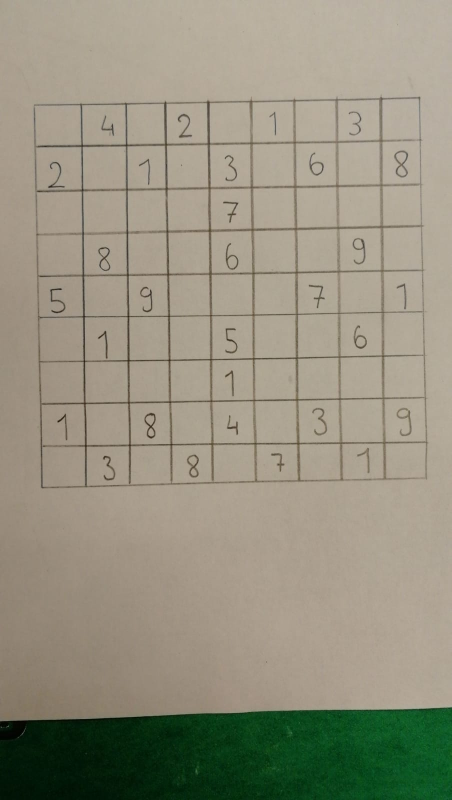
#> input picture exemples/exemple_main2.jpg, 903 x 1600 px, found by its file name (shown at 1/2 size)
$ python Reconnaissance_image.py
#> lines starting #> are read from the running program, lines starting #| are printed output that depends on the picture; after the words box and inside, x2 and y2 are one past the last pixel; in counts of white or black regions, pixels touching at a corner belong together
import cv2
#import operator
import numpy as np
from matplotlib import pyplot as plt

# [14 lines left out: functions affiche_image, affiche_chiffres, not called in this run]


def pre_traitement(image,dilatation = True):
    """On utilise un flou gaussien, un seuil adaptif et une dilatation
     pour expliciter au mieux les informations de l'image"""
    #On effectue un flou gaussien
    res = cv2.GaussianBlur(image.copy(),(9,9),0)

    #On utilise un seuil adaptatif pour contraster l'image, ce seuil dépends des 11 pixels les plus proches
    res = cv2.adaptiveThreshold(res, 255, cv2.ADAPTIVE_THRESH_GAUSSIAN_C, cv2.THRESH_BINARY, 11, 2)

    #On inverse les couleurs pour appliquer la dilatation
    res = cv2.bitwise_not(res,res)

    #On dilate l'image
    if dilatation:
        kernel = np.array([[0., 1., 0.], [1., 1., 1.], [0., 1., 0.]], np.uint8)
        res = cv2.dilate(res, kernel)
    return res

def trouve_coins_polygone_max(img):
    """Trouve les 4 coins du contour le plus large de l'image, donc ici les 4 coins de la grille"""
    contours , _ = cv2.findContours(img.copy(), cv2.RETR_EXTERNAL, cv2.CHAIN_APPROX_SIMPLE) #Trouve les contours
    contours = sorted(contours, key = cv2.contourArea, reverse = True) #On trie les contours par aires décroissante
    polygone = contours[0] #On récupère le polygone le plus spacieux

    #Pour trouver les coordonnées des coins, on peut procéder comme suit :
    #Coin en bas à droite (x,y) on maximie x+y
    #Coin en haut à gauche (x,y) on minimise x+y
    #Coin en bas à gauche (x,y) on minimise x-y
    #Coin en haut à gauche (x,y) on maximise x+y

    bas_droit , _ = max(enumerate([pt[0][0] + pt[0][1] for pt in polygone]), key=operator.itemgetter(1))
    haut_gauche , _ = min(enumerate([pt[0][0] + pt[0][1] for pt in polygone]), key=operator.itemgetter(1))
    bas_gauche , _ = min(enumerate([pt[0][0] - pt[0][1] for pt in polygone]), key=operator.itemgetter(1))
    haut_droit , _ = max(enumerate([pt[0][0] - pt[0][1] for pt in polygone]), key=operator.itemgetter(1))

    #On a utilisé key = operator.itemgetter pour retrouver les indices correspondants

    return [polygone[haut_gauche][0], polygone[haut_droit][0], polygone[bas_droit][0], polygone[bas_gauche][0]]

# [37 lines left out: functions distance_entre, redimensionne, creation_grille, not called in this run]

def coupe_rect(img,rect):
    """Coupe un rectangle dans l'image à partir du coin haut gauche et du coin bas droit"""
    return img[int(rect[0][1]):int(rect[1][1]), int(rect[0][0]):int(rect[1][0])]

# [118 lines left out: functions echelonne_centre, trouve_plus_gros_bloc, extraction_chiffre, obtention_chiffres, contraste_max, not called in this run]

def grille_extraite(path):
#> called with path = 'exemples\\exemple_main2.jpg'
    original = cv2.imread(path, cv2.IMREAD_GRAYSCALE)
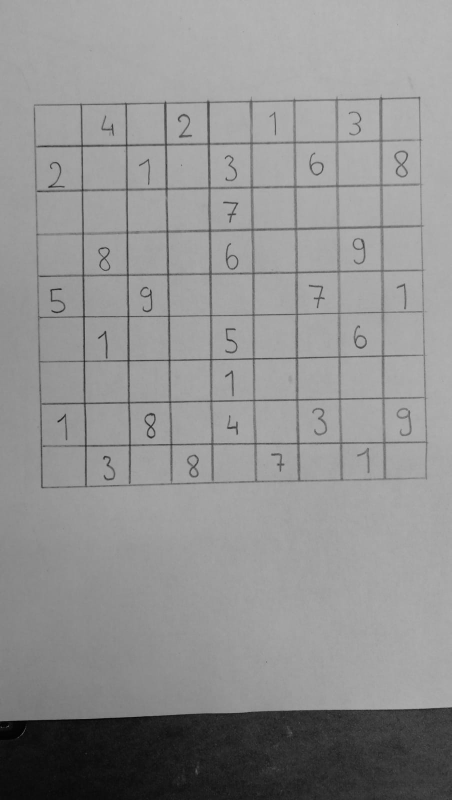
#> original: shape (1600, 903) (shown at 1/2 size); min 0, max 187, mean 145.1
    traitee = pre_traitement(original)
#> in pre_traitement, `res = cv2.adaptiveThreshold(res, 255, cv2.ADAPTIVE_THRESH_GAUSSIAN_C, ..`:
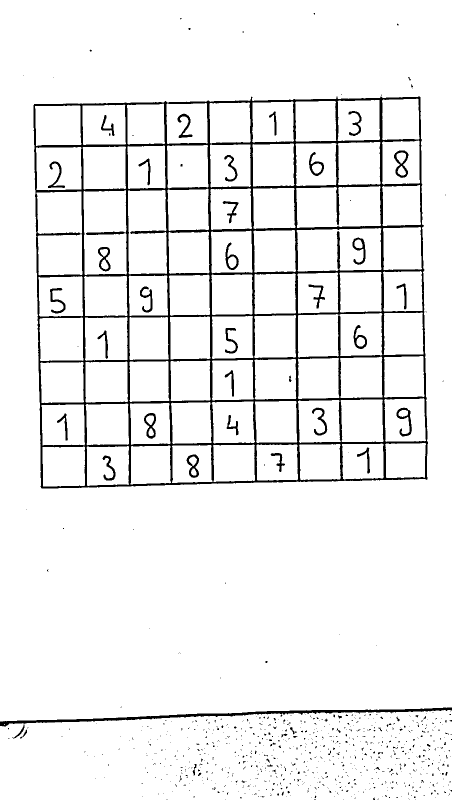
#> res: shape (1600, 903) (shown at 1/2 size); 94% white; 846 black regions (791 under 20 px), largest, box (x1, y1, x2, y2) and area: (67, 193, 856, 977) 65243, (0, 1415, 903, 1453) 4919, (788, 301, 817, 356) 596
#> in pre_traitement, `res = cv2.bitwise_not(res,res)`:
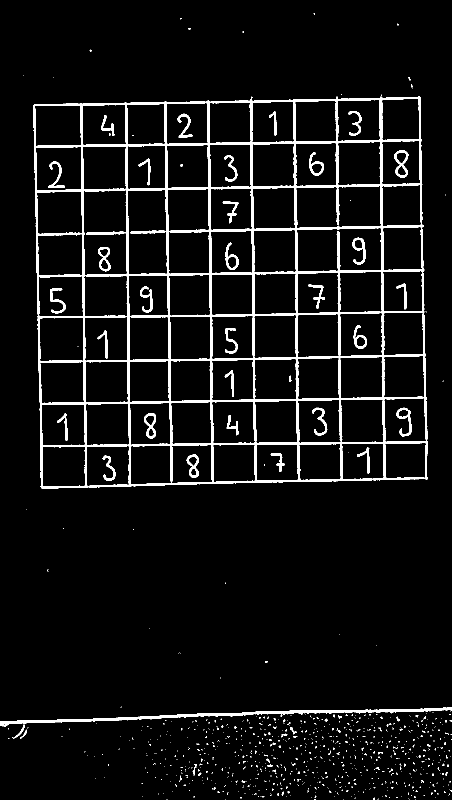
#> res: shape (1600, 903) (shown at 1/2 size); 6% white; 846 white regions (791 under 20 px), largest, box (x1, y1, x2, y2) and area: (67, 193, 856, 977) 65243, (0, 1415, 903, 1453) 4919, (788, 301, 817, 356) 596
#> in pre_traitement, `res = cv2.dilate(res, kernel)`:
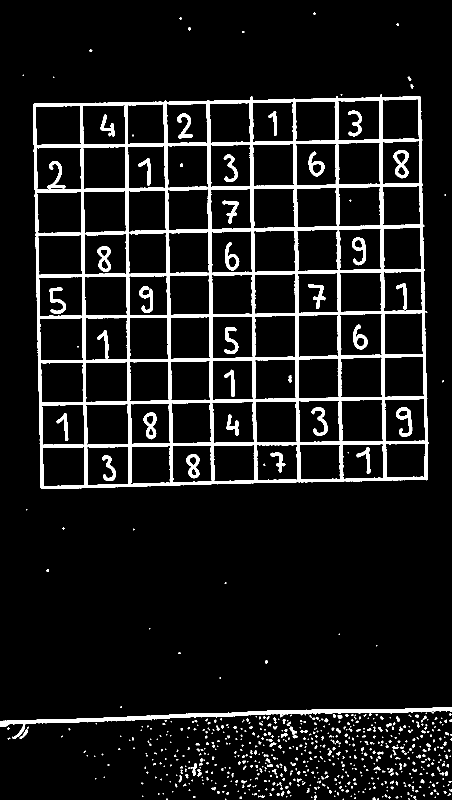
#> res: shape (1600, 903) (shown at 1/2 size); 9% white; 718 white regions (499 under 20 px)
    coins = trouve_coins_polygone_max(traitee)
#> in trouve_coins_polygone_max, `contours , _ = cv2.findContours(img.copy(), cv2.RETR_EXTERNAL, cv2.CHA..`: contours = 681 contours, 607 with area under 20; largest, box (x1, y1, x2, y2) and area: (66, 188, 857, 978) 593848, (0, 1414, 903, 1478) 5992, (384, 1527, 394, 1552) 94, (579, 1453, 594, 1470) 85, (39, 1458, 55, 1478) 82
#> in trouve_coins_polygone_max, `polygone = contours[0]`: polygone = contour of 617 points, box (x1, y1, x2, y2) (66, 188, 857, 978), area 593848
    rognee = redimensionne(original,coins)
    carres = creation_grille(rognee)
    chiffres = obtention_chiffres(rognee, carres, 28) #28 pour avoir un bonne taille pour la reconnaissance de chiffres
    chiffres = contraste_max(chiffres)
    return chiffres

# [9 lines left out: function is_empty, not called in this run]


#> (the run stopped early here; a loop or call above may not have finished)
